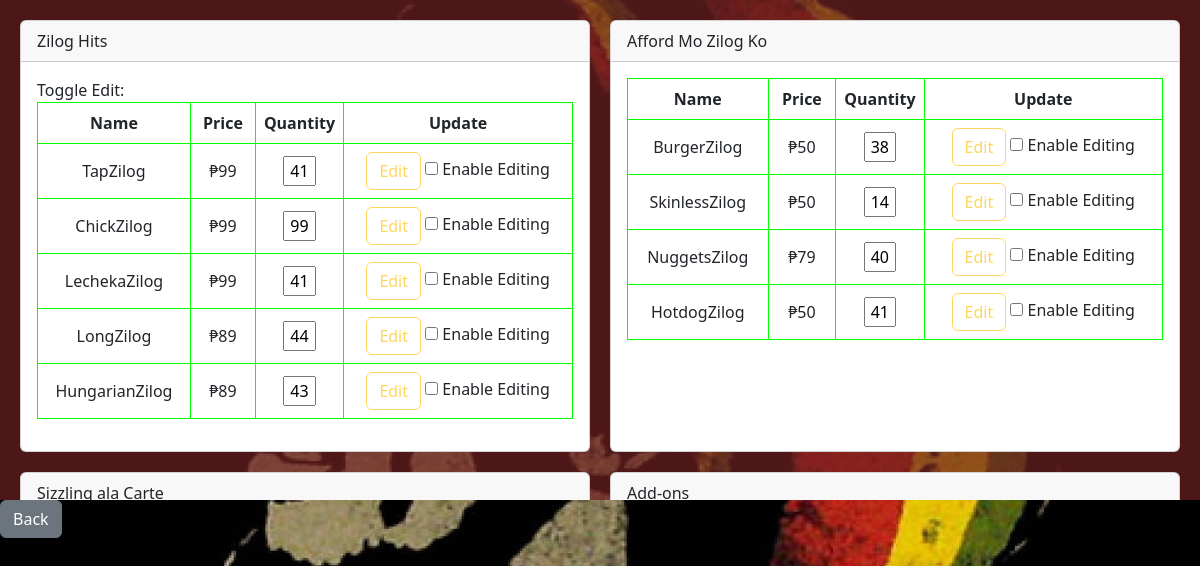
The page /admin/inventory (signed in) on the database as committed earlier.
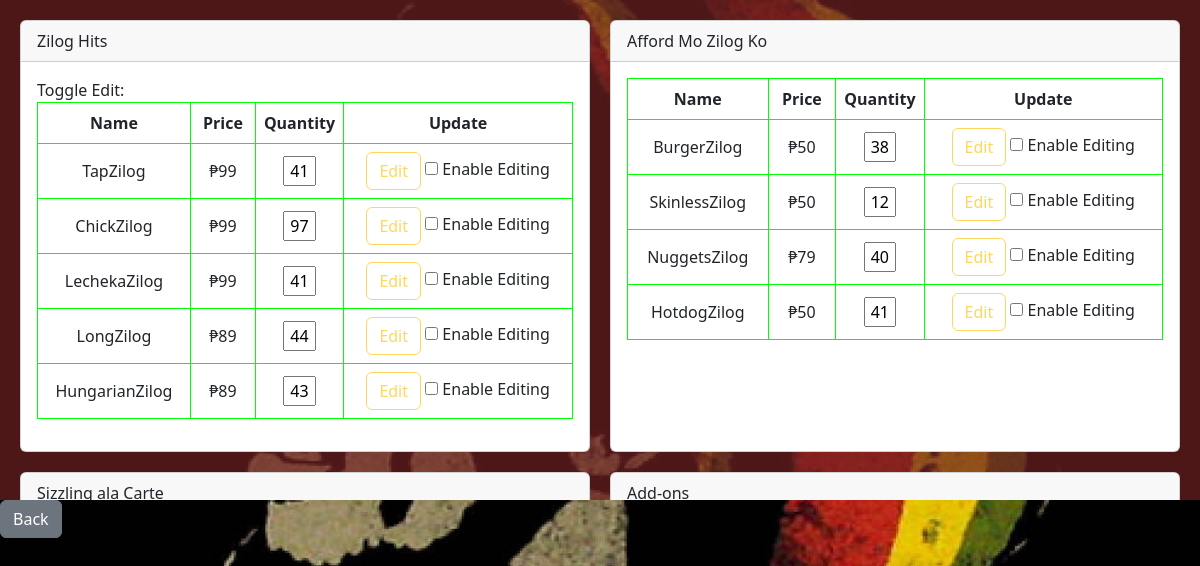
The same page on the database as committed later.
### tables this page shows
CREATE TABLE menu ( id INTEGER PRIMARY KEY AUTOINCREMENT, name TEXT NOT NULL, price INTEGER, type TEXT, quantity INTEGER);

### routes/admin.py (the view)
@admin_bp.route('/admin/inventory', methods=['POST', 'GET'])
def inventory():
    if 'email' in session:
        menu = pnt.EachData()
        return render_template('admin-inventory.html', menu=menu)
    return redirect(url_for('admin.adminPage'))

### thisclass/Myclass.py (called while the page is built)
    def create_object(self, i):
        id, name, price, type, qty = i
        return Item(id, name, price, type, qty)

    def fetch_from_db(self):
        connection = sqlite3.connect(self.db)
        cursor = connection.cursor()
        cursor.execute('SELECT * FROM menu')
        rows = cursor.fetchall()
        for i in rows:
            obj = self.create_object(i)
            self.items.append(obj)
        connection.close()

    @property
    def items(self):
        return self._items

    def get_item_per_type(self):
        hits = []
        afford = []
        carte = []
        add_on = []
        my_dict = {
            'hits': hits,
            'afford': afford,
            'carte': carte,
            'add_on': add_on
        }
        for i in self.items:
            if 'Zilog Hits' == i.type:
                hits.append(i)
            elif 'Afford Mo Zilog Ko' == i.type:
                afford.append(i)
            elif 'Sizzling Ala Carte' == i.type:
                carte.append(i)
            elif 'add-on' == i.type:
                add_on.append(i)
        return my_dict

    @property
    def id(self):
        return self._id

### templates/admin-inventory.html (shortened to what this page needs)
{% extends "layout.html" %}
{% block styles %}
    <link rel="stylesheet" href="{{ url_for('static', filename='css/admin-inventory.css') }}">
{% endblock %}
{% block body %}
<div class="grid-container">
    <div class="card digital-card">
        <div class="card-header">
            Zilog Hits
        </div>
        <div class="card-body">
            <label for="toggle">Toggle Edit:</label>
            <table class="table digital-table" id="table1">
                <thead>
                    <tr>
                        <th>Name</th>
                        <th>Price</th>
                        <th>Quantity</th>
                        <th>Update</th>
                    </tr>
                </thead>
                <tbody>
                    {% for i in menu.get_item_per_type()['hits'] %}
                    <tr>
                        <td>{{ i.name }}</td>
                        <td>₱{{ i.price }}</td>
                        <form action="/admin/setQuantity/{{ i.id }}" method="post">
                            <td style="width: 15%; text-align: center;">
                                <input type="text" value="{{ i.qty }}" id="qty{{ i.id }}" readonly name="qty{{ i.id }}" style="width: 45%; text-align: center;">
                            </td>
                            <td>
                                <button type="submit" id="submit_btn{{ i.id }}" class="btn btn-outline-warning" disabled>Edit</button>
                                <label>
                                    <input type="checkbox" id="checkbox{{ i.id }}" onclick="toggle('qty{{ i.id }}', 'submit_btn{{ i.id }}', 'hidden_input{{ i.id }}')"> Enable Editing
                                </label>
                            </td>
                        </form>
                    </tr>
                    {% endfor %}
                </tbody>
            </table>
        </div>
    </div>
    <div class="card digital-card">
        <div class="card-header">
            Afford Mo Zilog Ko
        </div>
        <div class="card-body">
            <table class="table digital-table">
                <thead>
                    <tr>
                        <th>Name</th>
                        <th>Price</th>
                        <th>Quantity</th>
                        <th>Update</th>
                    </tr>
                </thead>
                <tbody>
                    {% for i in menu.get_item_per_type()['afford']%}
                    <tr>
                        <td>{{ i.name }}</td>
                        <td>₱{{ i.price }}</td>
                        <form action="/admin/setQuantity/{{ i.id }}" method="post">
                            <td style="width: 15%; text-align: center;">
                                <input type="text" value="{{ i.qty }}" id="qty{{ i.id }}" readonly name="qty{{ i.id }}" style="width: 45%; text-align: center;">
                            </td>
                            <td>
                                <button class="btn btn-outline-warning" type="submit" id="submit_btn{{ i.id }}" disabled>Edit</button>
                                <label>
                                    <input type="checkbox" id="checkbox{{ i.id }}" onclick="toggle('qty{{ i.id }}', 'submit_btn{{ i.id }}', 'hidden_input{{ i.id }}')"> Enable Editing
                                </label>
                            </td>
                        </form>
                    </tr>
                    {% endfor %}
                </tbody>
            </table>
        </div>
    </div>
    <div class="card digital-card">
        <div class="card-header">
            Sizzling ala Carte
        </div>
    </div>
    <div class="card digital-card">
        <div class="card-header">
            Add-ons
        </div>
    </div>
</div>
<a href="{{ url_for('admin.dashboard') }}"><button class="btn btn-secondary">Back</button></a>
{% endblock %}

Rows that differ between the two databases and show on the page:
changed menu "ChickZilog": qty "99" → "97"
changed menu "SkinlessZilog": qty "14" → "12"
